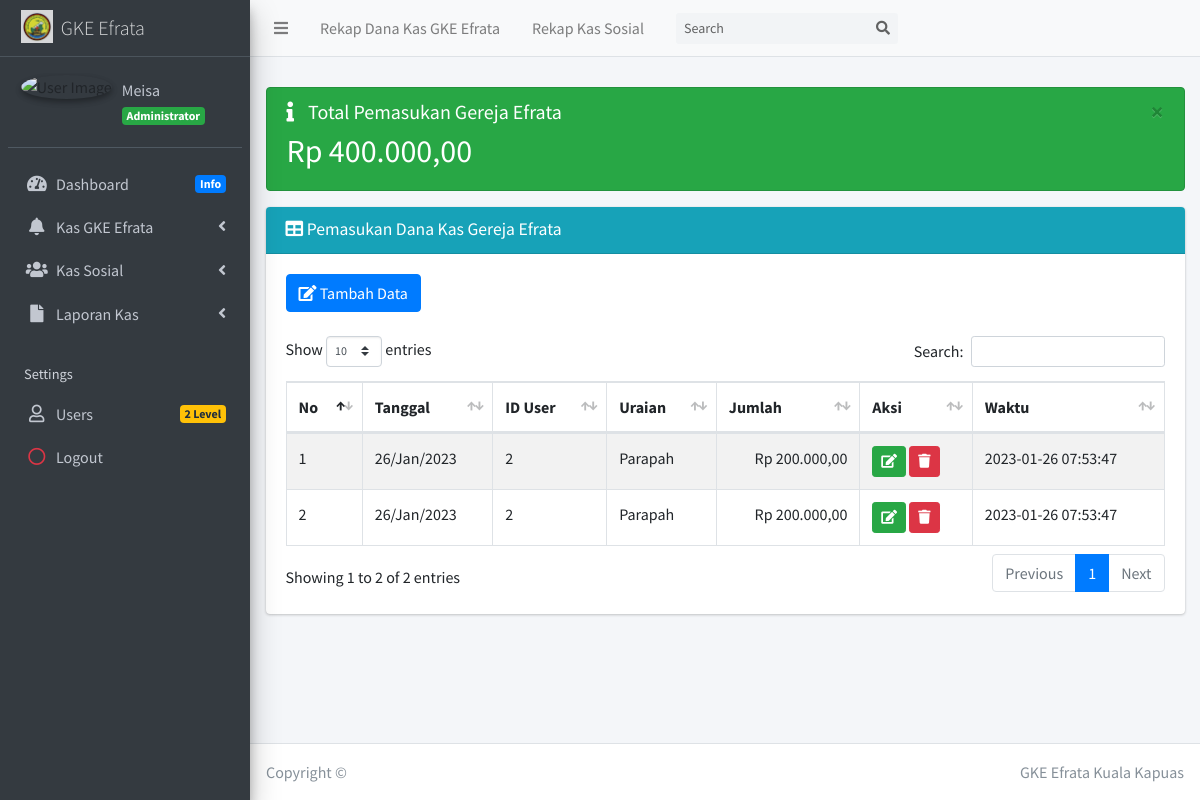
Screenshot of /?page=i_data_km (signed in) with the database file from the repository.
### tables this page shows
CREATE TABLE `dana_kas` (
  `id_user` int(20) NOT NULL,
  `id_kas` int(11) NOT NULL,
  `tgl_kas` date NOT NULL,
  `uraian_kas` varchar(200) NOT NULL,
  `masuk` int(11) NOT NULL,
  `keluar` int(11) NOT NULL,
  `jenis` enum('Masuk','Keluar') NOT NULL,
  `waktu` timestamp NOT NULL DEFAULT current_timestamp() ON UPDATE current_timestamp()
);

### inc/rupiah.php (called while the page is built)
<?php
function rupiah($angka){
	$hasil_rupiah = "Rp " . number_format($angka,2,',','.');
	return $hasil_rupiah;
}

### bendahara/efrata/in/data_kas.php (the view, shortened to what this page needs)
<div class="alert alert-success alert-dismissible">
	<button type="button" class="close" data-dismiss="alert" aria-hidden="true">&times;</button>
	<h5>
		<i class="icon fas fa-info"></i> Total Pemasukan Gereja Efrata</h5>
	<?php
    $sql = $koneksi->query("SELECT SUM(masuk) as tot_masuk  from dana_kas where jenis='Masuk'");
    while ($data= $sql->fetch_assoc()) {
  ?>
	<h2>
		<?php echo rupiah($data['tot_masuk']); }?>
	</h2>
</div>
<div class="card card-info">
	<div class="card-header">
		<h3 class="card-title">
			<i class="fa fa-table"></i> Pemasukan Dana Kas Gereja Efrata</h3>
	</div>
	<div class="card-body">
		<div class="table-responsive">
			<div>
				<a href="?page=i_add_km" class="btn btn-primary">
					<i class="fa fa-edit"></i> Tambah Data</a>
			</div>
			<br>
			<table id="example1" class="table table-bordered table-striped">
				<thead>
					<tr>
						<th>No</th>
						<th>Tanggal</th>
						<th>ID User</th>
						<th>Uraian</th>
						<th>Jumlah</th>
						<th>Aksi</th>
						<th>Waktu</th>
					</tr>
				</thead>
				<tbody>
					<?php
              $no = 1;
              $sql = $koneksi->query("select * from dana_kas where jenis='Masuk' order by tgl_kas desc");
              while ($data= $sql->fetch_assoc()) {
            ?>
					<tr>
						<td>
							<?php echo $no++; ?>
						</td>
						<td>
							<?php  $tgl = $data['tgl_kas']; echo date("d/M/Y", strtotime($tgl))?>
						</td>
						<td>
							<?php echo $data['id_user']; ?>
						</td>
						<td>
							<?php echo $data['uraian_kas']; ?>
						</td>
						<td align="right">
							<?php echo rupiah($data['masuk']); ?>
						</td>
						<td>
							<a href="?page=i_edit_km&kode=<?php echo $data['id_kas']; ?>" title="Ubah" class="btn btn-success btn-sm">
								<i class="fa fa-edit"></i>
							</a>
							<a href="?page=i_del_km&kode=<?php echo $data['id_kas']; ?>" onclick="return confirm('Apakah anda yakin hapus data ini ?')"
							 title="Hapus" class="btn btn-danger btn-sm">
								<i class="fa fa-trash"></i>
								<td>
							<?php echo $data['waktu']; ?>
						</td>
						</td>
					</tr>
					<?php
              }
            ?>
				</tbody>
			</table>
		</div>
	</div>

### rows the page displays
dana_kas: tgl_kas "26/Jan/2023", id_user "2", uraian_kas "Parapah", masuk "Rp 200.000,00", waktu "2023-01-26 07:53:47"
dana_kas: tgl_kas "26/Jan/2023", id_user "2", uraian_kas "Parapah", masuk "Rp 200.000,00", waktu "2023-01-26 07:53:47"

### other values shown
$data_nama "Meisa"
$data_level "Administrator"
rupiah($data['tot_masuk']) "Rp 400.000,00"
